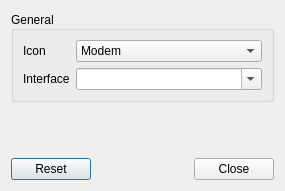
<?xml version="1.0" encoding="UTF-8"?>
<ui version="4.0">
 <class>LXQtNetworkMonitorConfiguration</class>
 <widget class="QDialog" name="LXQtNetworkMonitorConfiguration">
  <property name="geometry">
   <rect>
    <x>0</x>
    <y>0</y>
    <width>285</width>
    <height>191</height>
   </rect>
  </property>
  <property name="windowTitle">
   <string>Network Monitor settings</string>
  </property>
  <layout class="QGridLayout" name="gridLayout_2">
   <item row="0" column="0">
    <widget class="QGroupBox" name="generalGB">
     <property name="title">
      <string>General</string>
     </property>
     <property name="alignment">
      <set>Qt::AlignLeading|Qt::AlignLeft|Qt::AlignVCenter</set>
     </property>
     <property name="flat">
      <bool>false</bool>
     </property>
     <property name="checkable">
      <bool>false</bool>
     </property>
     <layout class="QGridLayout" name="gridLayout">
      <item row="1" column="0">
       <widget class="QLabel" name="interfaceLabel">
        <property name="text">
         <string>Interface</string>
        </property>
       </widget>
      </item>
      <item row="1" column="1">
       <widget class="QComboBox" name="interfaceCB">
        <property name="sizePolicy">
         <sizepolicy hsizetype="Expanding" vsizetype="Fixed">
          <horstretch>0</horstretch>
          <verstretch>0</verstretch>
         </sizepolicy>
        </property>
        <property name="editable">
         <bool>true</bool>
        </property>
       </widget>
      </item>
      <item row="0" column="1">
       <widget class="QComboBox" name="iconCB">
        <item>
         <property name="text">
          <string>Modem</string>
         </property>
         <property name="icon">
          <iconset resource="resources.qrc">
           <normaloff>:/images/knemo-modem-idle.png</normaloff>:/images/knemo-modem-idle.png</iconset>
         </property>
        </item>
        <item>
         <property name="text">
          <string>Monitor</string>
         </property>
         <property name="icon">
          <iconset resource="resources.qrc">
           <normaloff>:/images/knemo-monitor-idle.png</normaloff>:/images/knemo-monitor-idle.png</iconset>
         </property>
        </item>
        <item>
         <property name="text">
          <string>Network</string>
         </property>
         <property name="icon">
          <iconset resource="resources.qrc">
           <normaloff>:/images/knemo-network-idle.png</normaloff>:/images/knemo-network-idle.png</iconset>
         </property>
        </item>
        <item>
         <property name="text">
          <string>Wireless</string>
         </property>
         <property name="icon">
          <iconset resource="resources.qrc">
           <normaloff>:/images/knemo-wireless-idle.png</normaloff>:/images/knemo-wireless-idle.png</iconset>
         </property>
        </item>
       </widget>
      </item>
      <item row="0" column="0">
       <widget class="QLabel" name="iconLabel">
        <property name="text">
         <string>Icon</string>
        </property>
       </widget>
      </item>
     </layout>
    </widget>
   </item>
   <item row="1" column="0">
    <spacer name="verticalSpacer">
     <property name="orientation">
      <enum>Qt::Vertical</enum>
     </property>
     <property name="sizeHint" stdset="0">
      <size>
       <width>20</width>
       <height>41</height>
      </size>
     </property>
    </spacer>
   </item>
   <item row="2" column="0">
    <layout class="QHBoxLayout" name="horizontalLayout">
     <item>
      <widget class="QDialogButtonBox" name="buttonBox_1">
       <property name="orientation">
        <enum>Qt::Horizontal</enum>
       </property>
       <property name="standardButtons">
        <set>QDialogButtonBox::Reset</set>
       </property>
      </widget>
     </item>
     <item>
      <spacer name="horizontalSpacer">
       <property name="orientation">
        <enum>Qt::Horizontal</enum>
       </property>
       <property name="sizeHint" stdset="0">
        <size>
         <width>40</width>
         <height>20</height>
        </size>
       </property>
      </spacer>
     </item>
     <item>
      <spacer name="horizontalSpacer_2">
       <property name="orientation">
        <enum>Qt::Horizontal</enum>
       </property>
       <property name="sizeHint" stdset="0">
        <size>
         <width>40</width>
         <height>20</height>
        </size>
       </property>
      </spacer>
     </item>
     <item>
      <widget class="QDialogButtonBox" name="buttonBox_2">
       <property name="orientation">
        <enum>Qt::Horizontal</enum>
       </property>
       <property name="standardButtons">
        <set>QDialogButtonBox::Close</set>
       </property>
      </widget>
     </item>
    </layout>
   </item>
  </layout>
 </widget>
 <resources>
  <include location="resources.qrc"/>
 </resources>
 <connections/>
</ui>
